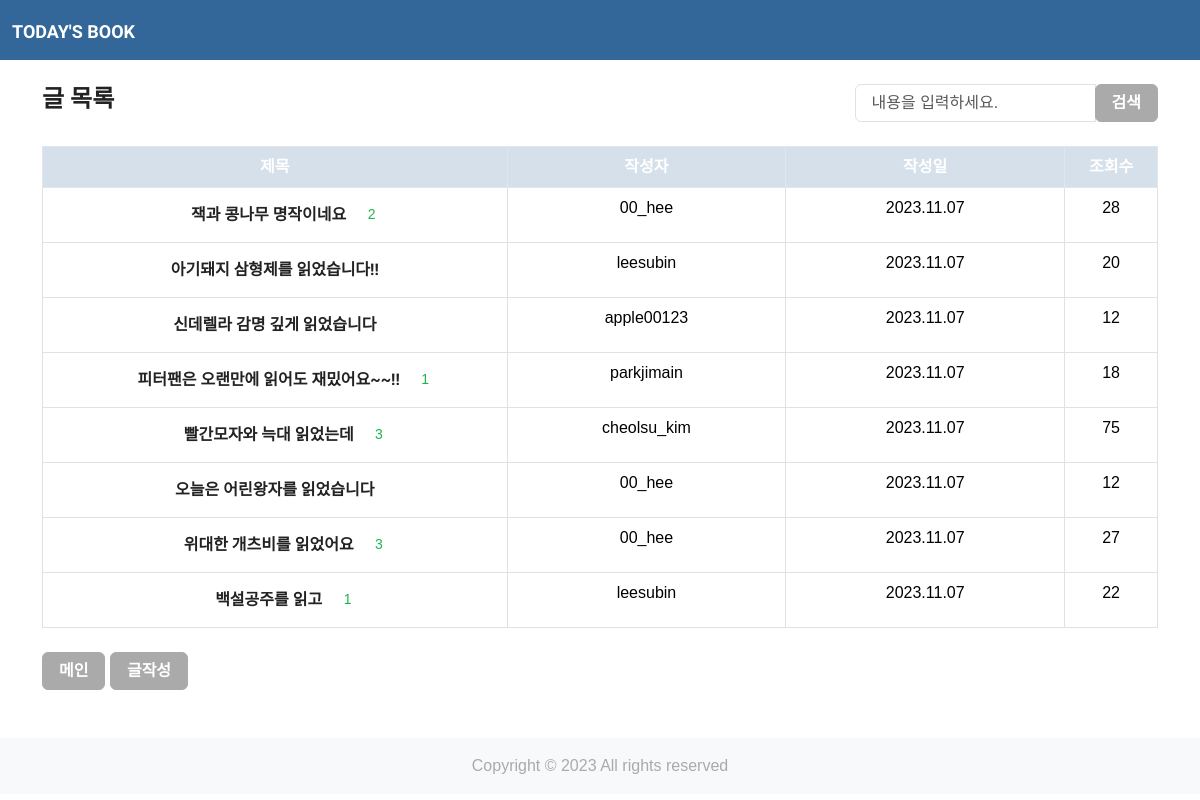
Page /reading_blog/ on the earlier database version.
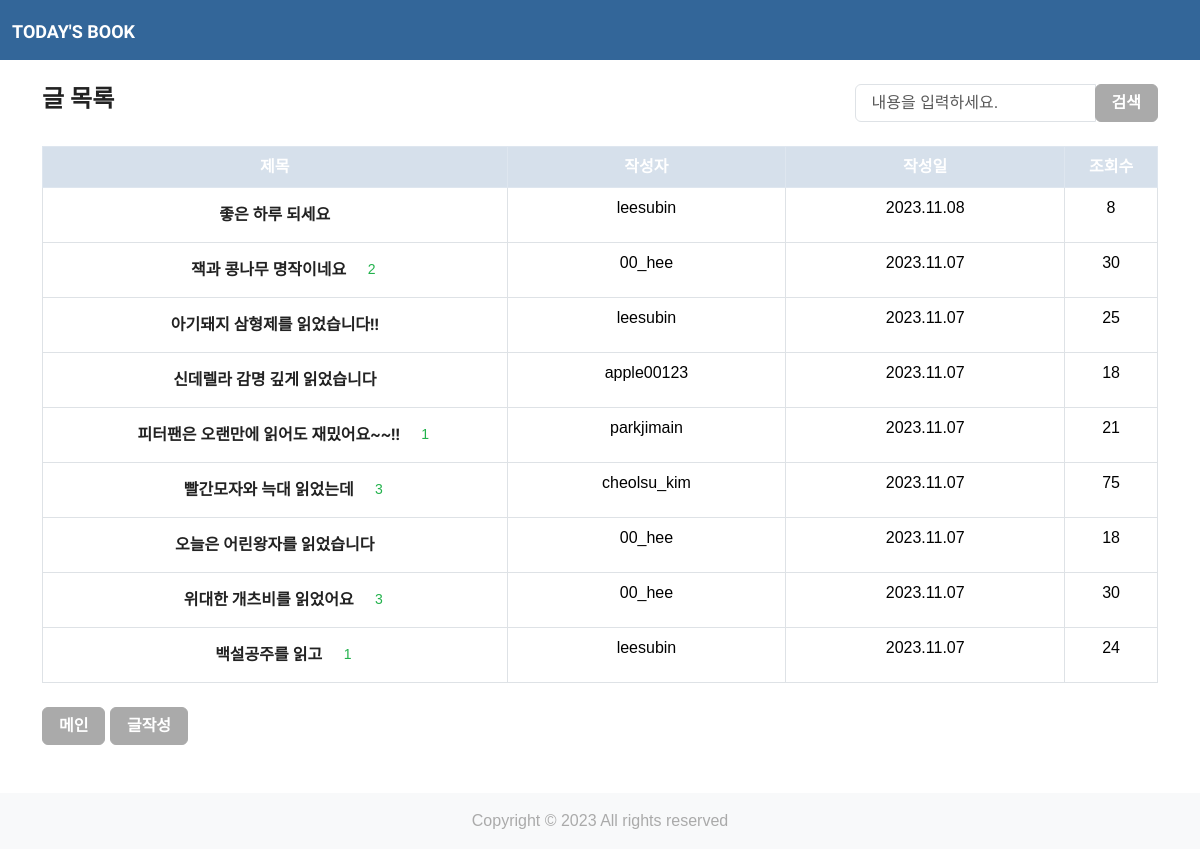
Same page on the later database version.
### reading_blog/models.py (models this page shows, shortened)
class Post(models.Model):
    author = models.ForeignKey(
        User, on_delete=models.CASCADE
    )
    title = models.CharField(max_length=100)
    content = models.TextField()
    thumb_image = models.ImageField(
        upload_to='reading_blog/images/%Y/%m/%d/', blank=True)
    image_upload = models.ImageField(upload_to='blog/%Y/%m/%d/', blank=True, null=True)
    file_upload = models.FileField(
        upload_to='reading_blog/files/%Y/%m/%d/', blank=True)
    created_at = models.DateTimeField(auto_now_add=True)
    updated_at = models.DateField(auto_now=True)
    view_count = models.PositiveIntegerField(default=0)
    tags = models.ManyToManyField('Tag', blank=True)

### reading_blog/views.py (the view)
class PostList(ListView):
    model = Post
    ordering = '-pk'
    def get_queryset(self):
        qs = super().get_queryset()
        q = self.request.GET.get('q', '')
        if q:
            qs = qs.filter(title__icontains=q)
        return qs

### templates/reading_blog/post_list.html (shortened to what this page needs)
{% extends 'base.html' %}
{% load static %}
{% block content %}
<div class="container mt-4">
    <div class="d-flex justify-content-between align-items-center">
        <h4>글 목록</h4>
        <form class="form-inline" action="" method="GET">
            <div class="input-group">
                <input class="form-control" type="text" name="q" value="{{ request.GET.q }}" placeholder="내용을 입력하세요.">
                <div class="input-group-append">
                    <button class="btn btn-secondary" type="submit">검색</button>
                </div>
            </div>
        </form>
    </div>
    <table class="table table-bordered mt-4 text-center table-hover text-dark">
        <thead class="table-light">
        {% if post_list %}
        <tr class="table-info">
            <th class="col-5">제목</th>
            <th class="col-3">작성자</th>
            <th class="col-3">작성일</th>
            <th class="col-1">조회수</th>
        </tr>
        </thead>
        <tbody>
        {% for post in post_list %}
        <tr>
            <td class="col-5">
                <a href="{% url 'reading_blog:post_detail' pk=post.pk %}" class="btn">{{ post.title }}</a>
                {% if post.comments.count > 0 %}
                <span class="text-success small ml-2">{{ post.comments.count }}</span>
                {% endif %}
            </td>
            <td class="col-3">{{ post.author.username }}</td>
            <td class="col-3">{{ post.created_at|date:"Y.m.d" }}</td>
            <td class="col-1">{{ post.view_count }}</td>
        </tr>
        {% endfor %}
        </tbody>
    </table>
    {% else %}
    <p>작성된 게시글이 없습니다.</p>
    {% endif %}
    <div class="text-left mt-4">
        <a href="{% url 'main:index' %}" class="btn btn-secondary">메인</a>
        <a href="{% url 'reading_blog:post_new' %}" class="btn btn-secondary">글작성</a>
    </div>
</div>
{% endblock %}

### templates/base.html (shortened to what this page needs)
{% load static %}
<!DOCTYPE html>
<html lang="ko">
    <head>
        <link rel="stylesheet" href="{% static 'bootstrap.min.css' %}">
        <nav class="navbar navbar-expand-lg navbar-light bg-info" style="height: 60px;" data-bs-theme="dark">
            <div class="container-fluid">
                <a class="navbar-brand" href="{% url 'main:index' %}">TODAY'S BOOK</a>
            </div>
        </nav>
    </head>
    <body>
        {% block content %}
        {% endblock %}
        <footer class="bg-light text-center text-lg-start mt-5">
            <div class="text-center p-3 text-secondary">
                Copyright © 2023 All rights reserved
            </div>
        </footer>
    </body>
</html>

### templates/base.html (style rules this page uses)
body { font-family: Arial, sans-serif; }

Differences in the rows shown:
added Post: title "좋은 하루 되세요", author.username "leesubin", created_at "2023.11.08", view_count "8"
changed Post "잭과 콩나무 명작이네요": view_count "28" → "30"
changed Post "아기돼지 삼형제를 읽었습니다!!": view_count "20" → "25"
changed Post "신데렐라 감명 깊게 읽었습니다": view_count "12" → "18"
changed Post "피터팬은 오랜만에 읽어도 재밌어요~~!!": view_count "18" → "21"
changed Post "오늘은 어린왕자를 읽었습니다": view_count "12" → "18"
changed Post "위대한 개츠비를 읽었어요": view_count "27" → "30"
changed Post "백설공주를 읽고": view_count "22" → "24"
